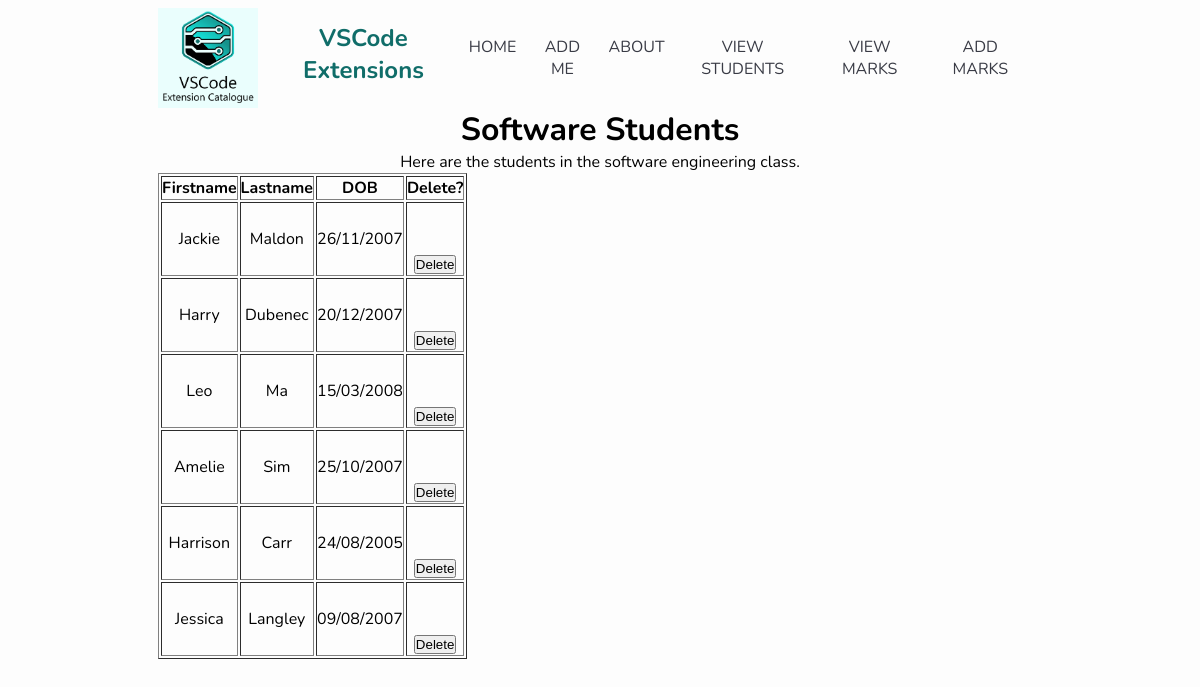
The app's page /students.html with its own data.
### tables this page shows
CREATE TABLE Students(id INTEGER PRIMARY KEY AUTOINCREMENT, firstname TEXT NOT NULL, lastname TEXT NOT NULL, dob TEXT NOT NULL);

### main.py (the view)
@app.route("/students.html", methods=["POST", "GET"])
def students():
    if request.method == "POST":
        id = request.form["id"]
        dbHandler.deleteStudent(id)
    return render_template(
        "/students.html", studentList=dbHandler.listStudents()
    )  # noqa: E501

### database_manager.py (called while the page is built)
def listStudents():
    con = sql.connect("database/data_source.db")
    cur = con.cursor()
    data = cur.execute("SELECT * FROM Students").fetchall()
    con.close()
    return data

### templates/students.html (shortened to what this page needs)
<!DOCTYPE html>
<html lang="en">
  <head>
  </head>
  <body>
    {% extends 'layout.html' %} {% block content %}
    <h1>Software Students</h1>
    <p>Here are the students in the software engineering class.</p>
    <table border="1">
      <thead>
        <tr>
          <th>Firstname</th>
          <th>Lastname</th>
          <th>DOB</th>
          <th>Delete?</th>
        </tr>
      </thead>
      <tbody>
        {% for person in studentList %}
        <tr>
          <td>{{person[1]}}</td>
          <td>{{person[2]}}</td>
          <td>{{person[3]}}</td>
          <td>
            <form action="/students.html" method="post">
              <button type="submit">Delete</button>
            </form>
          </td>
        </tr>
        {% endfor %}
      </tbody>
    </table>
    {% endblock %}

### templates/layout.html (shortened to what this page needs)
<!DOCTYPE html>
<html lang="en">
<head>
    <link rel="stylesheet" href="static/css/style.css" />
</head>
<body>
    <main>
    {% include "partials/menu.html" %}
    {% block content %}{% endblock %}
    </main>
</body>
</html>

### templates/partials/menu.html
<nav>
  <img src="static\images\logo.png" alt="VSCode Extensions site logo." />
  <h1>VSCode Extensions</h1>
  <ul class="topnav">
    <li><a href="index.html">Home</a></li>
    <li><a href="add.html">Add me</a></li>
    <li><a href="about.html">About</a></li>
    <li><a href="students.html">View Students</a></li>
    <li><a href="marks.html">View Marks</a></li>
    <li><a href="addMark.html">Add Marks</a></li>
  </ul>
</nav>

### static/css/style.css (style rules this page uses)
* { margin: 0; padding: 0; box-sizing: border-box; }
body { background: #fdfdfd; font-family: "Nunito", sans-serif; font-size: 1rem; }
main { max-width: 900px; margin: auto; padding: 0.5rem; text-align: center; }
nav { display: flex; justify-content: space-between; align-items: center; }
nav img { height:100px; }
nav ul { list-style: none; display: flex; }
nav li { margin-right: 1rem; }
nav ul li a { text-decoration-line:none; text-transform: uppercase; color: #393b45; }
nav h1 { color: #106D69; margin-bottom: 0.5rem; }
form { margin-top:50px }

### records on screen
Students: firstname "Jackie", lastname "Maldon", dob "26/11/2007"
Students: firstname "Harry", lastname "Dubenec", dob "20/12/2007"
Students: firstname "Leo", lastname "Ma", dob "15/03/2008"
Students: firstname "Amelie", lastname "Sim", dob "25/10/2007"
Students: firstname "Harrison", lastname "Carr", dob "24/08/2005"
Students: firstname "Jessica", lastname "Langley", dob "09/08/2007"
